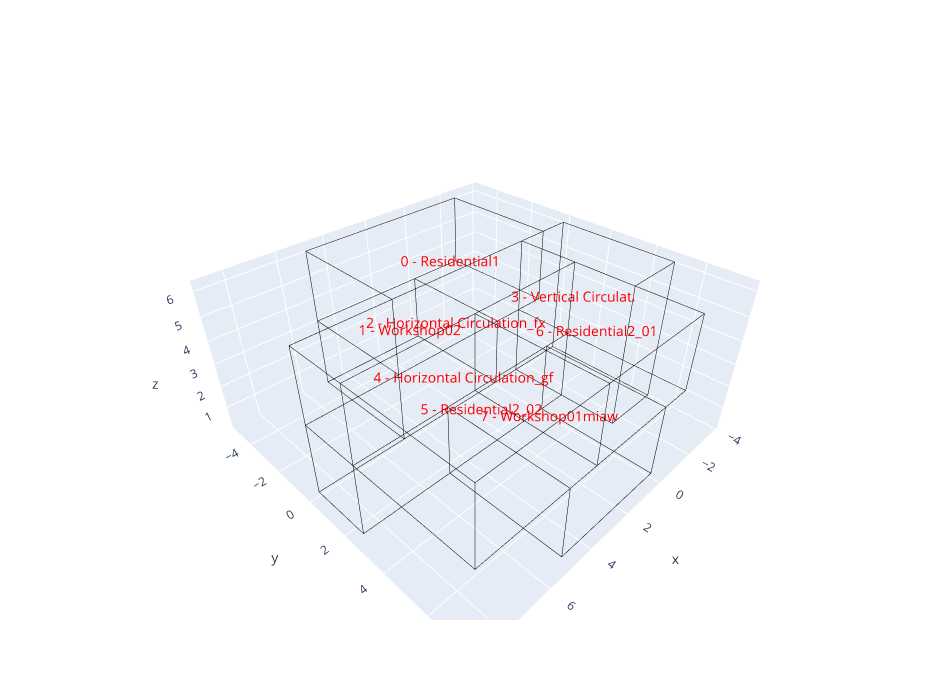

Here is the notebook cell this chart was saved with:
### Markdown cell above
## 9. Label cells to identify rooms

### Code cell
import plotly.graph_objects as go
fig = go.Figure()

# Use room_info if it already exists; otherwise only show the cell number
room_info_map = room_info if isinstance(globals().get("room_info"), dict) else {}

for i, v in enumerate(cell_vertices):
    room_name = room_info_map.get(i, {}).get("name", "")
    label = f"{i} - {room_name}" if room_name else str(i)
    fig.add_trace(go.Scatter3d(
        x=[v.X()], y=[v.Y()], z=[v.Z()],
        mode='text', text=[label],
        textfont=dict(size=14, color='red'),
        showlegend=False
    ))

for e in Topology.Edges(cellcomplex):
    vs = Topology.Vertices(e)
    fig.add_trace(go.Scatter3d(
        x=[vs[0].X(), vs[1].X()], y=[vs[0].Y(), vs[1].Y()], z=[vs[0].Z(), vs[1].Z()],
        mode='lines', line=dict(color='black', width=1),
        showlegend=False
    ))

fig.update_layout(width=950, height=700, scene=dict(bgcolor='white'))
fig.show()

### Figure 1 — Plotly figure (JSON) as saved in the notebook; plotly's stock layout.template omitted (floating-point values rounded to 4 significant figures)
{"data": [{"mode": "text", "showlegend": false, "text": ["0 - Residential1"], "textfont": {"color": "red", "size": 14}, "type": "scatter3d", "x": [0.625], "y": [-2.083], "z": [4.45]}, {"mode": "text", "showlegend": false, "text": ["1 - Workshop02"], "textfont": {"color": "red", "size": 14}, "type": "scatter3d", "x": [2.5], "y": [-2.5], "z": [1.7]}, {"mode": "text", "showlegend": false, "text": ["2 - Horizontal Circulation_fx"], "textfont": {"color": "red", "size": 14}, "type": "scatter3d", "x": [3.5], "y": [1.333], "z": [4.4]}, {"mode": "text", "showlegend": false, "text": ["3 - Vertical Circulation"], "textfont": {"color": "red", "size": 14}, "type": "scatter3d", "x": [-2.434], "y": [2.237], "z": [3.358]}, {"mode": "text", "showlegend": false, "text": ["4 - Horizontal Circulation_gf"], "textfont": {"color": "red", "size": 14}, "type": "scatter3d", "x": [3.162], "y": [1.324], "z": [1.788]}, {"mode": "text", "showlegend": false, "text": ["5 - Residential2_02"], "textfont": {"color": "red", "size": 14}, "type": "scatter3d", "x": [6.0], "y": [5.0], "z": [4.4]}, {"mode": "text", "showlegend": false, "text": ["6 - Residential2_01"], "textfont": {"color": "red", "size": 14}, "type": "scatter3d", "x": [0.625], "y": [5.0], "z": [4.45]}, {"mode": "text", "showlegend": false, "text": ["7 - Workshop01miaw"], "textfont": {"color": "red", "size": 14}, "type": "scatter3d", "x": [2.75], "y": [5.0], "z": [2.0]}, {"line": {"color": "black", "width": 1}, "mode": "lines", "showlegend": false, "type": "scatter3d", "x": [0, -2.5], "y": [-5, -5.0], "z": [3.2, 3.2]}, {"line": {"color": "black", "width": 1}, "mode": "lines", "showlegend": false, "type": "scatter3d", "x": [0, 0], "y": [0, -5], "z": [3.2, 3.2]}, {"line": {"color": "black", "width": 1}, "mode": "lines", "showlegend": false, "type": "scatter3d", "x": [-1.25, 0], "y": [8e-06, 0], "z": [3.2, 3.2]}, {"line": {"color": "black", "width": 1}, "mode": "lines", "showlegend": false, "type": "scatter3d", "x": [-2.5, -1.25], "y": [8e-06, 8e-06], "z": [3.2, 3.2]}, {"line": {"color": "black", "width": 1}, "mode": "lines", "showlegend": false, "type": "scatter3d", "x": [-2.5, -2.5], "y": [-5.0, 8e-06], "z": [3.2, 3.2]}, {"line": {"color": "black", "width": 1}, "mode": "lines", "showlegend": false, "type": "scatter3d", "x": [0, 5.0], "y": [-5, -5.0], "z": [3.2, 3.2]}, {"line": {"color": "black", "width": 1}, "mode": "lines", "showlegend": false, "type": "scatter3d", "x": [5.0, 5.0], "y": [-5.0, -5.0], "z": [3.2, 6.2]}, {"line": {"color": "black", "width": 1}, "mode": "lines", "showlegend": false, "type": "scatter3d", "x": [5.0, -2.5], "y": [-5.0, -5.0], "z": [6.2, 6.2]}, {"line": {"color": "black", "width": 1}, "mode": "lines", "showlegend": false, "type": "scatter3d", "x": [-2.5, -2.5], "y": [-5.0, -5.0], "z": [6.2, 3.2]}, {"line": {"color": "black", "width": 1}, "mode": "lines", "showlegend": false, "type": "scatter3d", "x": [5.0, 5.0], "y": [4e-06, -5.0], "z": [3.2, 3.2]}, {"line": {"color": "black", "width": 1}, "mode": "lines", "showlegend": false, "type": "scatter3d", "x": [0, 5.0], "y": [0, 4e-06], "z": [3.2, 3.2]}, {"line": {"color": "black", "width": 1}, "mode": "lines", "showlegend": false, "type": "scatter3d", "x": [5.0, 5.0], "y": [8e-06, 4e-06], "z": [6.2, 3.2]}, {"line": {"color": "black", "width": 1}, "mode": "lines", "showlegend": false, "type": "scatter3d", "x": [-1.25, 5.0], "y": [8e-06, 8e-06], "z": [6.2, 6.2]}, {"line": {"color": "black", "width": 1}, "mode": "lines", "showlegend": false, "type": "scatter3d", "x": [-1.25, -1.25], "y": [8e-06, 8e-06], "z": [3.2, 6.2]}, {"line": {"color": "black", "width": 1}, "mode": "lines", "showlegend": false, "type": "scatter3d", "x": [-2.5, -1.25], "y": [8e-06, 8e-06], "z": [6.2, 6.2]}, {"line": {"color": "black", "width": 1}, "mode": "lines", "showlegend": false, "type": "scatter3d", "x": [-2.5, -2.5], "y": [8e-06, 8e-06], "z": [3.2, 6.2]}, {"line": {"color": "black", "width": 1}, "mode": "lines", "showlegend": false, "type": "scatter3d", "x": [-2.5, -2.5], "y": [-5.0, 8e-06], "z": [6.2, 6.2]}, {"line": {"color": "black", "width": 1}, "mode": "lines", "showlegend": false, "type": "scatter3d", "x": [5.0, 5.0], "y": [8e-06, -5.0], "z": [6.2, 6.2]}, {"line": {"color": "black", "width": 1}, "mode": "lines", "showlegend": false, "type": "scatter3d", "x": [0, 5], "y": [-5, -5], "z": [0.2, 0.2]}, {"line": {"color": "black", "width": 1}, "mode": "lines", "showlegend": false, "type": "scatter3d", "x": [5, 5.0], "y": [-5, -5.0], "z": [0.2, 3.2]}, {"line": {"color": "black", "width": 1}, "mode": "lines", "showlegend": false, "type": "scatter3d", "x": [0, 0], "y": [-5, -5], "z": [3.2, 0.2]}, {"line": {"color": "black", "width": 1}, "mode": "lines", "showlegend": false, "type": "scatter3d", "x": [5, 5], "y": [-5, 0], "z": [0.2, 0.2]}, {"line": {"color": "black", "width": 1}, "mode": "lines", "showlegend": false, "type": "scatter3d", "x": [5, 5.0], "y": [0, 4e-06], "z": [0.2, 3.2]}, {"line": {"color": "black", "width": 1}, "mode": "lines", "showlegend": false, "type": "scatter3d", "x": [5, 0], "y": [0, 0], "z": [0.2, 0.2]}, {"line": {"color": "black", "width": 1}, "mode": "lines", "showlegend": false, "type": "scatter3d", "x": [0, 0], "y": [0, 0], "z": [0.2, 3.2]}, {"line": {"color": "black", "width": 1}, "mode": "lines", "showlegend": false, "type": "scatter3d", "x": [0, 0], "y": [0, -5], "z": [0.2, 0.2]}, {"line": {"color": "black", "width": 1}, "mode": "lines", "showlegend": false, "type": "scatter3d", "x": [5.0, 8.75], "y": [2.5, 2.5], "z": [3.2, 3.2]}, {"line": {"color": "black", "width": 1}, "mode": "lines", "showlegend": false, "type": "scatter3d", "x": [3.75, 5.0], "y": [2.5, 2.5], "z": [3.2, 3.2]}, {"line": {"color": "black", "width": 1}, "mode": "lines", "showlegend": false, "type": "scatter3d", "x": [1.3e-05, 3.75], "y": [2.5, 2.5], "z": [3.2, 3.2]}, {"line": {"color": "black", "width": 1}, "mode": "lines", "showlegend": false, "type": "scatter3d", "x": [-1.25, 1.3e-05], "y": [2.5, 2.5], "z": [3.2, 3.2]}, {"line": {"color": "black", "width": 1}, "mode": "lines", "showlegend": false, "type": "scatter3d", "x": [-1.25, -1.25], "y": [8e-06, 2.5], "z": [3.2, 3.2]}, {"line": {"color": "black", "width": 1}, "mode": "lines", "showlegend": false, "type": "scatter3d", "x": [8.75, 5.0], "y": [8e-06, 4e-06], "z": [3.2, 3.2]}, {"line": {"color": "black", "width": 1}, "mode": "lines", "showlegend": false, "type": "scatter3d", "x": [8.75, 8.75], "y": [2.5, 8e-06], "z": [3.2, 3.2]}, {"line": {"color": "black", "width": 1}, "mode": "lines", "showlegend": false, "type": "scatter3d", "x": [8.75, 5.0], "y": [8e-06, 8e-06], "z": [6.2, 6.2]}, {"line": {"color": "black", "width": 1}, "mode": "lines", "showlegend": false, "type": "scatter3d", "x": [8.75, 8.75], "y": [8e-06, 8e-06], "z": [3.2, 6.2]}, {"line": {"color": "black", "width": 1}, "mode": "lines", "showlegend": false, "type": "scatter3d", "x": [8.75, 3.75], "y": [2.5, 2.5], "z": [6.2, 6.2]}, {"line": {"color": "black", "width": 1}, "mode": "lines", "showlegend": false, "type": "scatter3d", "x": [3.75, -1.25], "y": [2.5, 2.5], "z": [6.2, 6.2]}, {"line": {"color": "black", "width": 1}, "mode": "lines", "showlegend": false, "type": "scatter3d", "x": [-1.25, -1.25], "y": [2.5, 8e-06], "z": [6.2, 6.2]}, {"line": {"color": "black", "width": 1}, "mode": "lines", "showlegend": false, "type": "scatter3d", "x": [8.75, 8.75], "y": [8e-06, 2.5], "z": [6.2, 6.2]}, {"line": {"color": "black", "width": 1}, "mode": "lines", "showlegend": false, "type": "scatter3d", "x": [-1.25, -1.25], "y": [2.5, 2.5], "z": [6.2, 3.2]}, {"line": {"color": "black", "width": 1}, "mode": "lines", "showlegend": false, "type": "scatter3d", "x": [8.75, 8.75], "y": [2.5, 2.5], "z": [6.2, 3.2]}, {"line": {"color": "black", "width": 1}, "mode": "lines", "showlegend": false, "type": "scatter3d", "x": [3.75, 3.75], "y": [2.5, 2.5], "z": [3.2, 6.2]}, {"line": {"color": "black", "width": 1}, "mode": "lines", "showlegend": false, "type": "scatter3d", "x": [-1.25, -3.75], "y": [5.0, 5.0], "z": [6.2, 6.2]}, {"line": {"color": "black", "width": 1}, "mode": "lines", "showlegend": false, "type": "scatter3d", "x": [-3.75, -3.75], "y": [5.0, 2.5], "z": [6.2, 6.2]}, {"line": {"color": "black", "width": 1}, "mode": "lines", "showlegend": false, "type": "scatter3d", "x": [-3.75, -3.75], "y": [2.5, 8e-06], "z": [6.2, 6.2]}, {"line": {"color": "black", "width": 1}, "mode": "lines", "showlegend": false, "type": "scatter3d", "x": [-3.75, -2.5], "y": [8e-06, 8e-06], "z": [6.2, 6.2]}, {"line": {"color": "black", "width": 1}, "mode": "lines", "showlegend": false, "type": "scatter3d", "x": [-1.25, -1.25], "y": [2.5, 5.0], "z": [6.2, 6.2]}, {"line": {"color": "black", "width": 1}, "mode": "lines", "showlegend": false, "type": "scatter3d", "x": [-3.75, -3.75], "y": [8e-06, 8e-06], "z": [3.2, 0.2]}, {"line": {"color": "black", "width": 1}, "mode": "lines", "showlegend": false, "type": "scatter3d", "x": [-3.75, -3.75], "y": [8e-06, 8e-06], "z": [6.2, 3.2]}, {"line": {"color": "black", "width": 1}, "mode": "lines", "showlegend": false, "type": "scatter3d", "x": [-1.25, -1.25], "y": [8e-06, 8e-06], "z": [0.2, 3.2]}, {"line": {"color": "black", "width": 1}, "mode": "lines", "showlegend": false, "type": "scatter3d", "x": [-3.75, -1.25], "y": [8e-06, 8e-06], "z": [0.2, 0.2]}, {"line": {"color": "black", "width": 1}, "mode": "lines", "showlegend": false, "type": "scatter3d", "x": [-1.25, -1.25], "y": [5.0, 5.0], "z": [3.2, 6.2]}, {"line": {"color": "black", "width": 1}, "mode": "lines", "showlegend": false, "type": "scatter3d", "x": [-1.25, -1.25], "y": [2.5, 5.0], "z": [3.2, 3.2]}, {"line": {"color": "black", "width": 1}, "mode": "lines", "showlegend": false, "type": "scatter3d", "x": [-1.25, -1.25], "y": [2.5, 2.5], "z": [0.2, 3.2]}, {"line": {"color": "black", "width": 1}, "mode": "lines", "showlegend": false, "type": "scatter3d", "x": [-1.25, -1.25], "y": [8e-06, 2.5], "z": [0.2, 0.2]}, {"line": {"color": "black", "width": 1}, "mode": "lines", "showlegend": false, "type": "scatter3d", "x": [-1.25, -1.25], "y": [5.0, 5.0], "z": [3.2, 0.2]}, {"line": {"color": "black", "width": 1}, "mode": "lines", "showlegend": false, "type": "scatter3d", "x": [-1.25, -3.75], "y": [5.0, 5.0], "z": [0.2, 0.2]}, {"line": {"color": "black", "width": 1}, "mode": "lines", "showlegend": false, "type": "scatter3d", "x": [-3.75, -3.75], "y": [5.0, 5.0], "z": [0.2, 3.2]}, {"line": {"color": "black", "width": 1}, "mode": "lines", "showlegend": false, "type": "scatter3d", "x": [-3.75, -3.75], "y": [5.0, 5.0], "z": [3.2, 6.2]}, {"line": {"color": "black", "width": 1}, "mode": "lines", "showlegend": false, "type": "scatter3d", "x": [-3.75, -3.75], "y": [5.0, 2.5], "z": [0.2, 0.2]}, {"line": {"color": "black", "width": 1}, "mode": "lines", "showlegend": false, "type": "scatter3d", "x": [-3.75, -3.75], "y": [2.5, 8e-06], "z": [0.2, 0.2]}, {"line": {"color": "black", "width": 1}, "mode": "lines", "showlegend": false, "type": "scatter3d", "x": [-1.25, -1.25], "y": [5.0, 2.5], "z": [0.2, 0.2]}, {"line": {"color": "black", "width": 1}, "mode": "lines", "showlegend": false, "type": "scatter3d", "x": [5.0, 5.0], "y": [2.5, 2.5], "z": [0.2, 3.2]}, {"line": {"color": "black", "width": 1}, "mode": "lines", "showlegend": false, "type": "scatter3d", "x": [8.75, 5.0], "y": [2.5, 2.5], "z": [0.2, 0.2]}, {"line": {"color": "black", "width": 1}, "mode": "lines", "showlegend": false, "type": "scatter3d", "x": [8.75, 8.75], "y": [2.5, 2.5], "z": [3.2, 0.2]}, {"line": {"color": "black", "width": 1}, "mode": "lines", "showlegend": false, "type": "scatter3d", "x": [5.0, 1.3e-05], "y": [2.5, 2.5], "z": [0.2, 0.2]}, {"line": {"color": "black", "width": 1}, "mode": "lines", "showlegend": false, "type": "scatter3d", "x": [1.3e-05, 1.3e-05], "y": [2.5, 2.5], "z": [0.2, 3.2]}, {"line": {"color": "black", "width": 1}, "mode": "lines", "showlegend": false, "type": "scatter3d", "x": [1.3e-05, -1.25], "y": [2.5, 2.5], "z": [0.2, 0.2]}, {"line": {"color": "black", "width": 1}, "mode": "lines", "showlegend": false, "type": "scatter3d", "x": [-1.25, 0], "y": [8e-06, 0], "z": [0.2, 0.2]}, {"line": {"color": "black", "width": 1}, "mode": "lines", "showlegend": false, "type": "scatter3d", "x": [8.75, 8.75], "y": [8e-06, 8e-06], "z": [0.2, 3.2]}, {"line": {"color": "black", "width": 1}, "mode": "lines", "showlegend": false, "type": "scatter3d", "x": [5, 8.75], "y": [0, 8e-06], "z": [0.2, 0.2]}, {"line": {"color": "black", "width": 1}, "mode": "lines", "showlegend": false, "type": "scatter3d", "x": [8.75, 8.75], "y": [8e-06, 2.5], "z": [0.2, 0.2]}, {"line": {"color": "black", "width": 1}, "mode": "lines", "showlegend": false, "type": "scatter3d", "x": [8.75, 8.75], "y": [7.5, 2.5], "z": [3.2, 3.2]}, {"line": {"color": "black", "width": 1}, "mode": "lines", "showlegend": false, "type": "scatter3d", "x": [5.0, 8.75], "y": [7.5, 7.5], "z": [3.2, 3.2]}, {"line": {"color": "black", "width": 1}, "mode": "lines", "showlegend": false, "type": "scatter3d", "x": [5.0, 5.0], "y": [2.5, 7.5], "z": [3.2, 3.2]}, {"line": {"color": "black", "width": 1}, "mode": "lines", "showlegend": false, "type": "scatter3d", "x": [8.75, 8.75], "y": [7.5, 7.5], "z": [3.2, 6.2]}, {"line": {"color": "black", "width": 1}, "mode": "lines", "showlegend": false, "type": "scatter3d", "x": [8.75, 8.75], "y": [7.5, 2.5], "z": [6.2, 6.2]}, {"line": {"color": "black", "width": 1}, "mode": "lines", "showlegend": false, "type": "scatter3d", "x": [5.0, 3.75], "y": [7.5, 7.5], "z": [3.2, 3.2]}, {"line": {"color": "black", "width": 1}, "mode": "lines", "showlegend": false, "type": "scatter3d", "x": [3.75, 3.75], "y": [7.5, 7.5], "z": [3.2, 6.2]}, {"line": {"color": "black", "width": 1}, "mode": "lines", "showlegend": false, "type": "scatter3d", "x": [3.75, 8.75], "y": [7.5, 7.5], "z": [6.2, 6.2]}, {"line": {"color": "black", "width": 1}, "mode": "lines", "showlegend": false, "type": "scatter3d", "x": [3.75, 3.75], "y": [2.5, 7.5], "z": [3.2, 3.2]}, {"line": {"color": "black", "width": 1}, "mode": "lines", "showlegend": false, "type": "scatter3d", "x": [3.75, 3.75], "y": [7.5, 2.5], "z": [6.2, 6.2]}, {"line": {"color": "black", "width": 1}, "mode": "lines", "showlegend": false, "type": "scatter3d", "x": [1.3e-05, 3.75], "y": [7.5, 7.5], "z": [3.2, 3.2]}, {"line": {"color": "black", "width": 1}, "mode": "lines", "showlegend": false, "type": "scatter3d", "x": [1.3e-05, 1.3e-05], "y": [2.5, 7.5], "z": [3.2, 3.2]}, {"line": {"color": "black", "width": 1}, "mode": "lines", "showlegend": false, "type": "scatter3d", "x": [1.3e-05, -1.25], "y": [7.5, 7.5], "z": [3.2, 3.2]}, {"line": {"color": "black", "width": 1}, "mode": "lines", "showlegend": false, "type": "scatter3d", "x": [-1.25, -1.25], "y": [7.5, 7.5], "z": [3.2, 6.2]}, {"line": {"color": "black", "width": 1}, "mode": "lines", "showlegend": false, "type": "scatter3d", "x": [-1.25, 3.75], "y": [7.5, 7.5], "z": [6.2, 6.2]}, {"line": {"color": "black", "width": 1}, "mode": "lines", "showlegend": false, "type": "scatter3d", "x": [-1.25, -1.25], "y": [5.0, 7.5], "z": [3.2, 3.2]}, {"line": {"color": "black", "width": 1}, "mode": "lines", "showlegend": false, "type": "scatter3d", "x": [-1.25, -1.25], "y": [7.5, 5.0], "z": [6.2, 6.2]}, {"line": {"color": "black", "width": 1}, "mode": "lines", "showlegend": false, "type": "scatter3d", "x": [5.0, 5.0], "y": [2.5, 7.5], "z": [0.2, 0.2]}, {"line": {"color": "black", "width": 1}, "mode": "lines", "showlegend": false, "type": "scatter3d", "x": [5.0, 5.0], "y": [7.5, 7.5], "z": [0.2, 3.2]}, {"line": {"color": "black", "width": 1}, "mode": "lines", "showlegend": false, "type": "scatter3d", "x": [5.0, 1.3e-05], "y": [7.5, 7.5], "z": [0.2, 0.2]}, {"line": {"color": "black", "width": 1}, "mode": "lines", "showlegend": false, "type": "scatter3d", "x": [1.3e-05, 1.3e-05], "y": [7.5, 7.5], "z": [0.2, 3.2]}, {"line": {"color": "black", "width": 1}, "mode": "lines", "showlegend": false, "type": "scatter3d", "x": [1.3e-05, 1.3e-05], "y": [2.5, 7.5], "z": [0.2, 0.2]}], "layout": {"height": 700, "scene": {"bgcolor": "white"}, "width": 950}}
